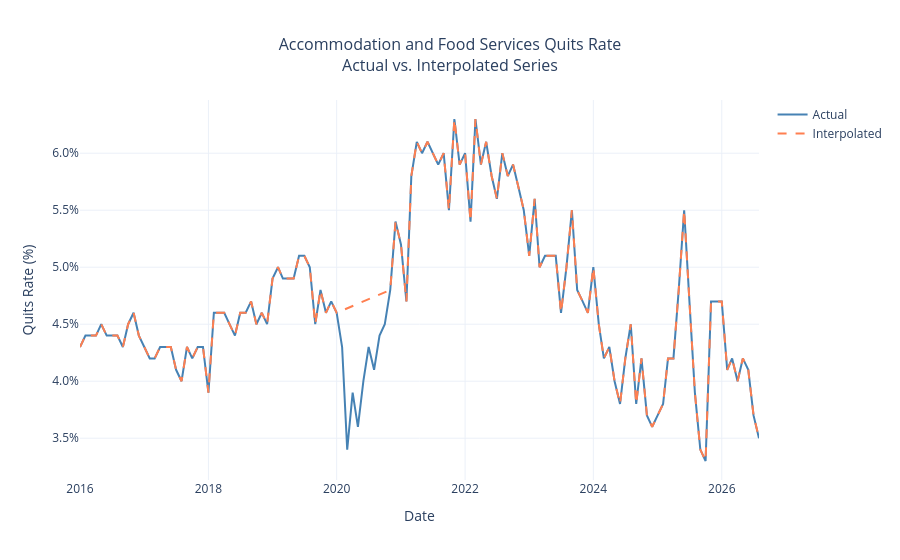

The notebook cell this image was saved under:
### Markdown cell above
## Full Series

Much like Up or On the Rocks, it's worth clarifying what this series is actually measuring. The JOLTS quits rate counts voluntary separations during the month as a percentage of employment. A worker who chooses to leave is a quit. Someone who gets laid off is not. That distinction matters here because the quits rate measures voluntary departures, which can offer insight into workers' willingness to leave their jobs without directly measuring their reasons for doing so.

This series covers accommodation and food services and is published by BLS on a seasonally adjusted basis. BLS makes that adjustment before the data is retrieved. No additional seasonal adjustment is applied in this notebook.

Quit rates held relatively steady between 2016 and 2019, averaging around 4.5%. A sharp decline followed in early 2020, with rates recovering toward pre-pandemic levels later that year.

From mid-2021 through early 2022, quit rates remained elevated, fluctuating around 6% and staying well above the pre-pandemic range. Rates have trended down since, with dips below pre-pandemic levels appearing by late 2024. Volatility increased considerably in 2025, when the quits rate moved across a range of more than two percentage points.

Through August 2026, month-to-month swings have moderated compared with 2025, although quit rates have continued to decline. August recorded 3.5%, down 0.2 percentage points from July's 3.7% and below the 2016–2019 range of 3.9% to 5.1%. August's reading is among the lowest in the full dataset.

The linear trend line stays near 4.7% across the full period, but that nearly flat slope masks substantial changes over time. The pandemic-era increase has reversed, and recent observations now fall below the pre-pandemic range. From 2025 through August 2026, observed rates span 3.3% to 5.5%, compared with 3.9% to 5.1% during 2016–2019. These descriptive comparisons alone cannot establish whether the underlying baseline has changed.

*Note: JOLTS data comes from a survey of business establishments and is subject to revision as additional responses are received and annual updates are applied.*

### Code cell
# =============================================================================
# COVID Interpolation
# =============================================================================

df_raw = df.copy()
df_interp = df.copy()
df_interp.loc['2020-02-01':'2020-10-01', 'quit_rate'] = np.nan
df_interp['quit_rate'] = df_interp['quit_rate'].interpolate(method='time')

fig = go.Figure()

fig.add_trace(go.Scatter(
    x=df_raw.index, y=df_raw['quit_rate'],
    mode='lines', name='Actual',
    line=dict(color='steelblue', width=2),
    hovertemplate='%{x|%b %Y}: %{customdata}<extra></extra>',
    customdata=[f'{v:.1f}%' for v in df_raw['quit_rate']]
))

fig.add_trace(go.Scatter(
    x=df_interp.index, y=df_interp['quit_rate'],
    mode='lines', name='Interpolated',
    line=dict(color='coral', width=2, dash='dash'),
    hovertemplate='%{x|%b %Y}: %{customdata}<extra></extra>',
    customdata=[f'{v:.1f}%' for v in df_interp['quit_rate']]
))

fig.update_layout(
    title=dict(text='Accommodation and Food Services Quits Rate<br>Actual vs. Interpolated Series',
               x=0.5, font=dict(size=16)),
    xaxis_title='Date',
    yaxis_title='Quits Rate (%)',
    yaxis=dict(
        tickvals=[v / 10 for v in range(10, 75, 5)],
        ticktext=[f'{v / 10:.1f}%' for v in range(10, 75, 5)]
    ),
    hovermode='x unified',
    template='plotly_white'
)

fig.show()
